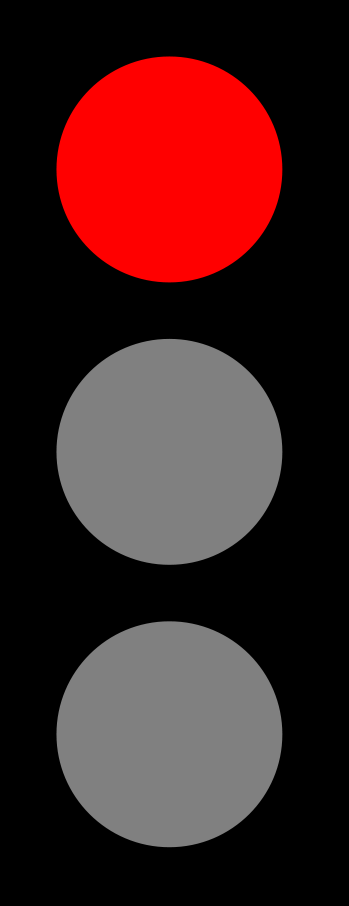
#> input picture section_b/subsection_3/traffic_light_detection/task_1/test_cases/1.png, 349 x 906 px
$ python detect_signal.py test_cases/1.png
#> lines starting #> are read from the running program, lines starting #| are printed output that depends on the picture
# import necessary libraries
import numpy as np
import cv2
import sys


# initialise values of colors
red = [0, 0, 255]
green = [0, 255, 0]
yellow = [0, 255, 255]

# read image
image = cv2.imread(sys.argv[1])
#> image is the input picture: shape (906, 349, 3); mean B, G, R 32.4, 32.4, 64.8
# based on a threshold value, convert image to binary, ie, consisting of two colors
ret, thresh = cv2.threshold(image, 200, 255, cv2.THRESH_BINARY)
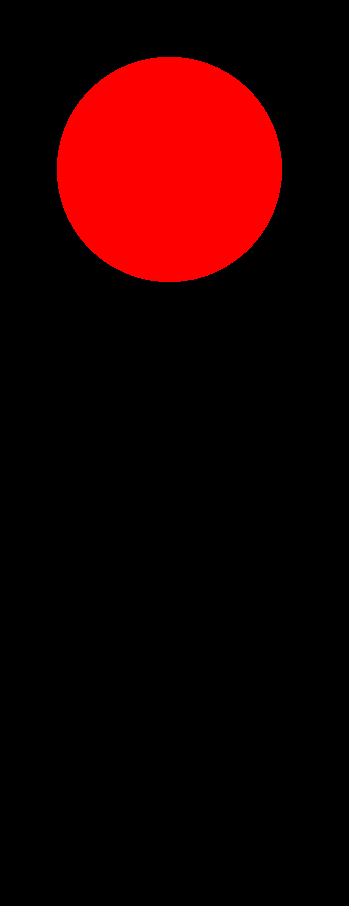
#> thresh: shape (906, 349, 3); mean B, G, R 0, 0, 32.2
# convert pixel data to list data type for ease of handling
thresh = np.array(thresh).tolist()
#> thresh = 906 items

print("")

# check for color
for line in thresh:
    if red in line:
        print(">>> COLOR : RED")
        quit(0)
#> (the program exits here)
